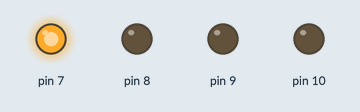
The sketch below on a simulated Arduino Uno, built with avr-gcc and run on an emulated ATmega328P. On the bench: output pins drawn as LEDs (lit = HIGH).

Above: at 0.15 s.
At 1.75 s:
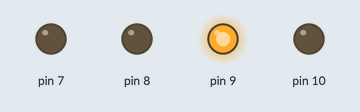
At 2.55 s:
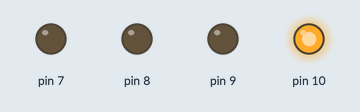
At 4.15 s:
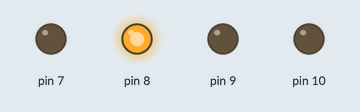
At 6.9 s:
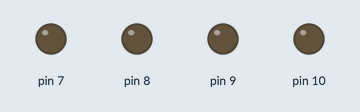
Timing chart, 0 to 7.4 s (numbered marks = the images above):
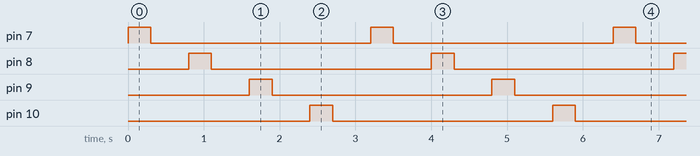

The sketch:

problem1.ino
```cpp
// 演習課題1: 4つのLEDを右から順番に点灯

/**
 * 関数名: setup
 * 引数: なし
 * 処理: 各初期設定のため初回のみ実行
 */
void setup() {
    // put your setup code here, to run once:

    // 各ピンを出力に設定
    for (int i = 7; i < 11; i++) {
        pinMode(i, OUTPUT);  // 出力に設定
    }

    // Serial.begin(9600);  // シリアルモニタ初期化
}

/**
 * 関数名: loop
 * 引数: なし
 * 処理: 無限ループ．LEDを右から順番に点灯
 */
void loop() {
    // put your main code here, to run repeatedly:

    // i番ピンに接続されたLEDを点灯し消灯させる
    for (int i = 7; i < 11; i++) {
        digitalWrite(i, HIGH);  // LED点灯
        delay(300);             // 遅延(点灯している時間)
        digitalWrite(i, LOW);   // LED消灯
        delay(500);             // 遅延(何も点灯しない状態)
    }
}
```

Measured:
- by itself, pin 7–10: alternates HIGH for 0.30 s and LOW for 2.9 s
- by itself, everything shown: repeats every 3.2 s, in 8 steps
